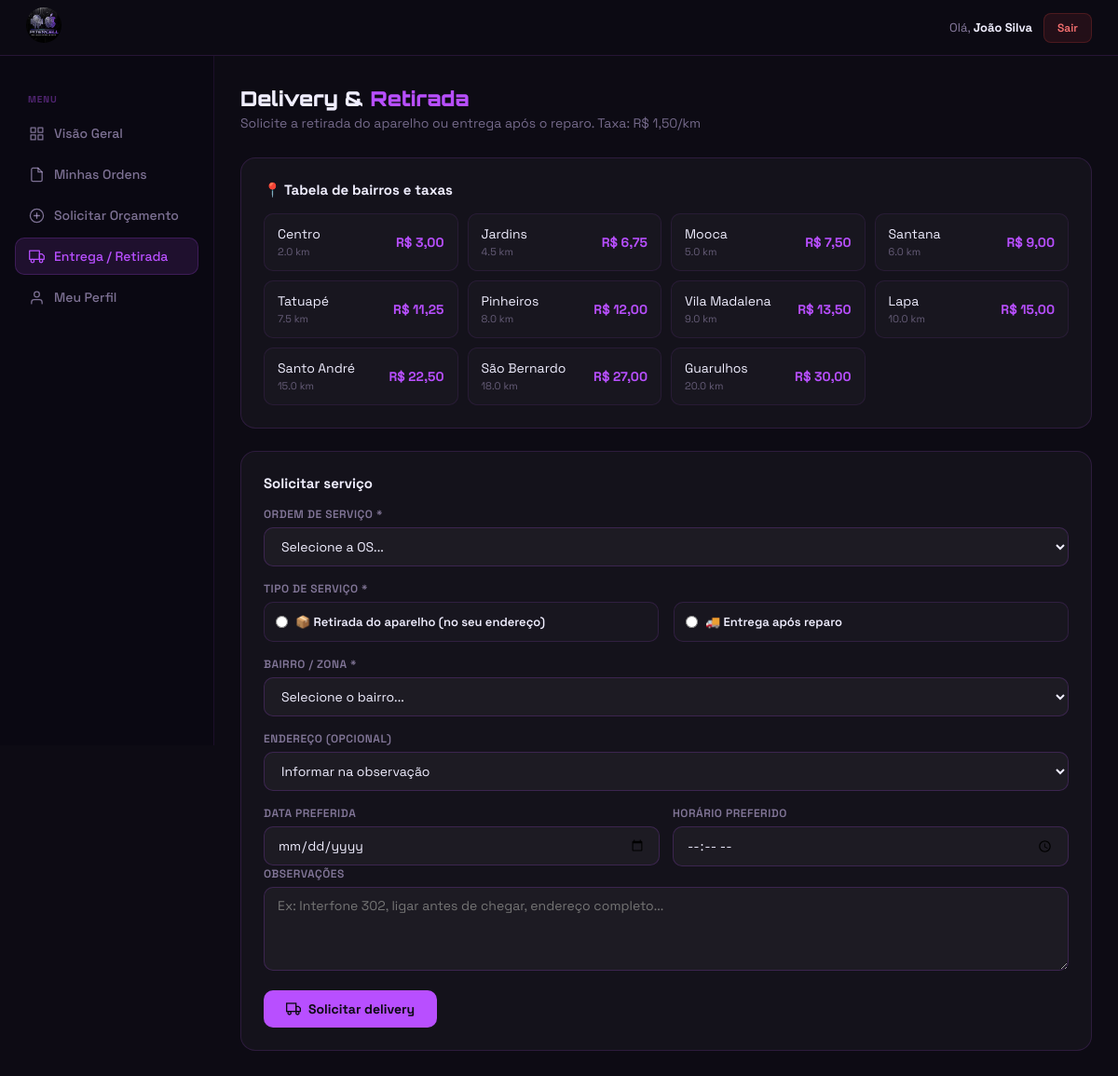
Screenshot of /pages/cliente/delivery.php (signed in) with the database file from the repository.
### tables this page shows
CREATE TABLE IF NOT EXISTS delivery_zonas (
    id          INT AUTO_INCREMENT PRIMARY KEY,
    bairro      VARCHAR(80)   NOT NULL UNIQUE,
    distancia_km DECIMAL(5,1) NOT NULL,
    taxa        DECIMAL(8,2)  GENERATED ALWAYS AS (distancia_km * 1.50) STORED,
    ativo       TINYINT(1)    DEFAULT 1
);

### includes/config.php (called while the page is built, shortened)
<?php
function db(): PDO {
    static $pdo = null;
    if ($pdo === null) {
        $dsn = sprintf('mysql:host=%s;dbname=%s;charset=%s', DB_HOST, DB_NAME, DB_CHARSET);
        $pdo = new PDO($dsn, DB_USER, DB_PASS, [
            PDO::ATTR_ERRMODE            => PDO::ERRMODE_EXCEPTION,
            PDO::ATTR_DEFAULT_FETCH_MODE => PDO::FETCH_ASSOC,
            PDO::ATTR_EMULATE_PREPARES   => false,
        ]);
    }
    return $pdo;
}
function h(string $s): string {
    return htmlspecialchars($s, ENT_QUOTES, 'UTF-8');
}

### pages/cliente/delivery.php (the view, shortened to what this page needs)
<?php
require_once __DIR__ . '/../../includes/config.php';
require_once __DIR__ . '/../../includes/cliente_header.php';
$cid     = $_SESSION['cliente_id'];
$erro    = $sucesso = '';
$zonas = db()->query("SELECT * FROM delivery_zonas WHERE ativo = 1 ORDER BY distancia_km")->fetchAll();
$enderecos = db()->prepare("SELECT * FROM cliente_enderecos WHERE cliente_id = ? ORDER BY principal DESC");
$enderecos->execute([$cid]);
$enderecos = $enderecos->fetchAll();
?>
<h1 class="page-title">Delivery & <em>Retirada</em></h1>
<p class="page-sub">Solicite a retirada do aparelho ou entrega após o reparo. Taxa: R$ <?= number_format(TAXA_KM,2,',','.') ?>/km</p>
<?php if ($sucesso): ?>
  <div class="ok"><?= h($sucesso) ?></div>
  <a href="minhas_ordens.php" class="btn-primary">← Ver minhas ordens</a>
<?php else: ?>
<div class="card" style="margin-bottom:24px">
  <p class="section-title">📍 Tabela de bairros e taxas</p>
  <div style="display:grid;grid-template-columns:repeat(auto-fill,minmax(200px,1fr));gap:10px">
    <?php foreach ($zonas as $z): ?>
    <div style="background:rgba(255,255,255,0.02);border:1px solid rgba(184,79,255,0.1);border-radius:10px;padding:12px 14px;display:flex;justify-content:space-between;align-items:center">
      <span style="font-size:14px"><?= h($z['bairro']) ?><br><span style="font-size:11px;color:rgba(220,200,255,0.4)"><?= $z['distancia_km'] ?> km</span></span>
      <span style="font-weight:700;color:#b84fff;font-size:14px">R$ <?= number_format($z['taxa'],2,',','.') ?></span>
    </div>
    <?php endforeach; ?>
  </div>
</div>
<div class="card">
  <p class="section-title">Solicitar serviço</p>
  <form method="POST">
    <label>Ordem de serviço *</label>
    <select name="ordem_id" required>
      <option value="">Selecione a OS...</option>
    </select>
    <label>Tipo de serviço *</label>
    <div style="display:flex;gap:16px;margin-bottom:16px">
      <?php foreach (['retirada'=>'📦 Retirada do aparelho (no seu endereço)','entrega'=>'🚚 Entrega após reparo'] as $val=>$txt): ?>
      <label style="display:flex;align-items:center;gap:8px;font-size:13px;text-transform:none;letter-spacing:0;color:#f0eeff;margin-bottom:0;cursor:pointer;flex:1;background:rgba(255,255,255,0.02);border:1px solid rgba(184,79,255,0.15);border-radius:10px;padding:12px">
        <input type="radio" name="tipo" value="<?= $val ?>" <?= ($_POST['tipo']??'')===$val?'checked':'' ?> style="width:auto;margin-bottom:0"/>
        <?= $txt ?>
      </label>
      <?php endforeach; ?>
    </div>
    <label>Bairro / Zona *</label>
    <select name="zona_id" id="zona-sel" required onchange="updateTaxa(this)">
      <option value="">Selecione o bairro...</option>
    </select>
    <?php if ($enderecos): ?>
    <label>Endereço (opcional)</label>
    <select name="endereco_id">
      <option value="">Informar na observação</option>
    </select>
    <?php endif; ?>
    <div class="row2">
      <div class="field">
        <label>Data preferida</label>
        <input type="date" name="data_agendada" min="<?= date('Y-m-d') ?>"
               value="<?= h($_POST['data_agendada'] ?? '') ?>"/>
      </div>
      <div class="field">
        <label>Horário preferido</label>
        <input type="time" name="hora_agendada" value="<?= h($_POST['hora_agendada'] ?? '') ?>"/>
      </div>
    </div>
    <label>Observações</label>
    <textarea name="obs_cliente" placeholder="Ex: Interfone 302, ligar antes de chegar, endereço completo..."><?= h($_POST['obs_cliente'] ?? '') ?></textarea>
    <button type="submit" class="btn-primary">
      <svg width="16" height="16" viewBox="0 0 24 24" fill="none" stroke="currentColor" stroke-width="2"><rect x="1" y="3" width="15" height="13"/><polygon points="16 8 20 8 23 11 23 16 16 16 16 8"/><circle cx="5.5" cy="18.5" r="2.5"/><circle cx="18.5" cy="18.5" r="2.5"/></svg>
      Solicitar delivery
    </button>
  </form>
</div>
<?php endif; ?>
<?php require_once __DIR__ . '/../../includes/cliente_footer.php'; ?>

### css/cliente.css (style rules this page uses)
*, *::before, *::after { box-sizing: border-box; margin: 0; padding: 0; }
body { background: #0d0b14; font-family: 'Space Grotesk', sans-serif; color: #f0eeff; min-height: 100vh; display: flex; flex-direction: column; }
.card { background: rgba(255,255,255,0.03); border: 1px solid rgba(184,79,255,0.15); border-radius: 16px; padding: 24px; }
.page-title { font-family: 'Orbitron', monospace; font-size: 22px; font-weight: 900; margin-bottom: 4px; }
.page-title em { font-style: normal; color: #b84fff; }
.page-sub { font-size: 14px; color: rgba(220,200,255,0.5); margin-bottom: 28px; }
.section-title { font-size: 15px; font-weight: 700; margin-bottom: 16px; color: #f0eeff; }
label { display: block; font-size: 12px; font-weight: 600; color: rgba(220,200,255,0.55); letter-spacing: .5px; text-transform: uppercase; margin-bottom: 6px; }
input, select, textarea { width: 100%; background: rgba(255,255,255,0.04); border: 1px solid rgba(184,79,255,0.2); border-radius: 10px; padding: 10px 14px; color: #f0eeff; font-size: 14px; font-family: 'Space Grotesk', sans-serif; outline: none; transition: border-color .2s; margin-bottom: 16px; }
select option { background: #1a1528; }
textarea { resize: vertical; min-height: 90px; }
.row2 { display: grid; grid-template-columns: 1fr 1fr; gap: 14px; }
.field { margin-bottom: 0; }
.field input, .field select, .field textarea { margin-bottom: 0; }
.btn-primary { background: #b84fff; color: #0d0b14; border: none; border-radius: 10px; padding: 11px 24px; font-size: 14px; font-weight: 700; cursor: pointer; font-family: 'Space Grotesk', sans-serif; display: inline-flex; align-items: center; gap: 8px; transition: background .2s; }

### rows the page displays
delivery_zonas: bairro "Centro", distancia_km "2.0", taxa "3,00"
delivery_zonas: bairro "Jardins", distancia_km "4.5", taxa "6,75"
delivery_zonas: bairro "Mooca", distancia_km "5.0", taxa "7,50"
delivery_zonas: bairro "Santana", distancia_km "6.0", taxa "9,00"
delivery_zonas: bairro "Tatuapé", distancia_km "7.5", taxa "11,25"
delivery_zonas: bairro "Pinheiros", distancia_km "8.0", taxa "12,00"
delivery_zonas: bairro "Vila Madalena", distancia_km "9.0", taxa "13,50"
delivery_zonas: bairro "Lapa", distancia_km "10.0", taxa "15,00"
delivery_zonas: bairro "Santo André", distancia_km "15.0", taxa "22,50"
delivery_zonas: bairro "São Bernardo", distancia_km "18.0", taxa "27,00"
delivery_zonas: bairro "Guarulhos", distancia_km "20.0", taxa "30,00"

### other values shown
$_SESSION['cliente_nome'] "João Silva"
TAXA_KM "1,50"
$txt "📦 Retirada do aparelho (no seu endereço)"
$txt "🚚 Entrega após reparo"
